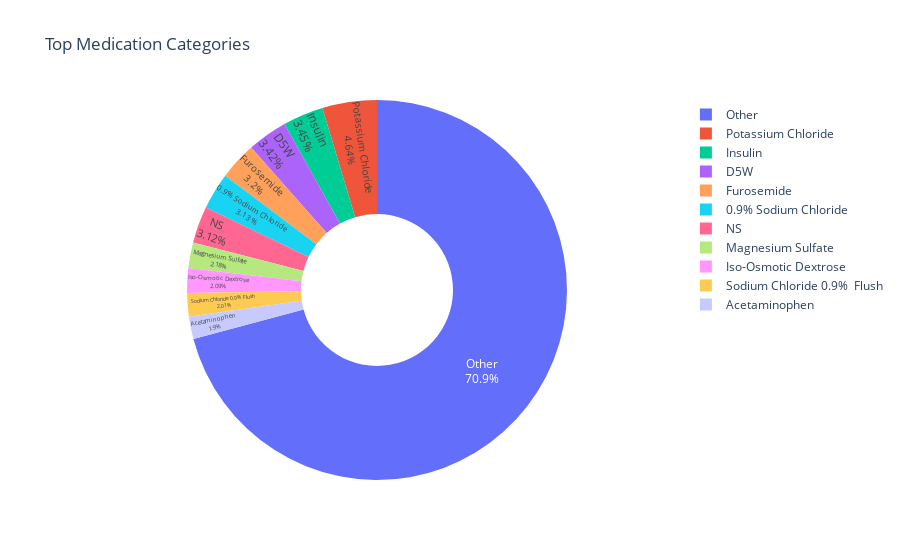

Here is the notebook cell this chart was saved with:
### Markdown cell above
### Top Medication Categories visualization using Plotly Donut Chart

### Code cell
# Visualization 4: Plotly Donut Chart - Top Medication Categories
med_counts = pt_prescriptions['DRUG_CATEGORY'].value_counts()
fig = px.pie(
    med_counts,
    values=med_counts.values,
    names=med_counts.index,
    hole=0.4,
    title='Top Medication Categories'
)
fig.update_traces(textposition='inside', textinfo='percent+label')
fig.show()

### Figure 1 — Plotly figure (JSON) as saved in the notebook; plotly's stock layout.template omitted (floating-point values rounded to 4 significant figures)
{"data": [{"domain": {"x": [0, 1], "y": [0, 1]}, "hole": 0.4, "hovertemplate": "DRUG_CATEGORY=%{label}<br>value=%{value}<extra></extra>", "labels": ["Other", "Potassium Chloride", "Insulin", "D5W", "Furosemide", "0.9% Sodium Chloride", "NS", "Magnesium Sulfate", "Iso-Osmotic Dextrose", "Sodium Chloride 0.9%  Flush", "Acetaminophen"], "legendgroup": "", "name": "", "showlegend": true, "textinfo": "percent+label", "textposition": "inside", "type": "pie", "values": [2945159, 192993, 143465, 142241, 133122, 130147, 129731, 90427, 87005, 83392, 78768]}], "layout": {"legend": {"tracegroupgap": 0}, "title": {"text": "Top Medication Categories"}}}
